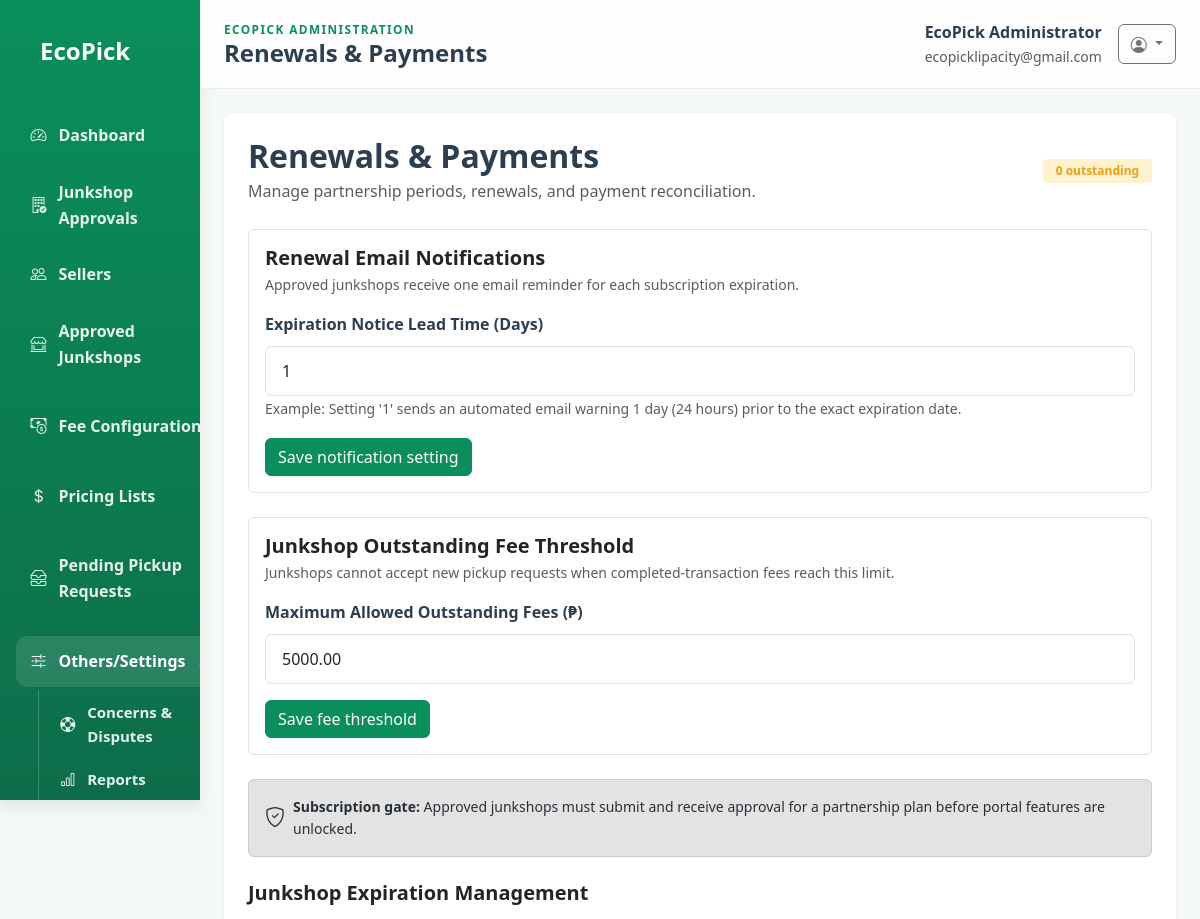
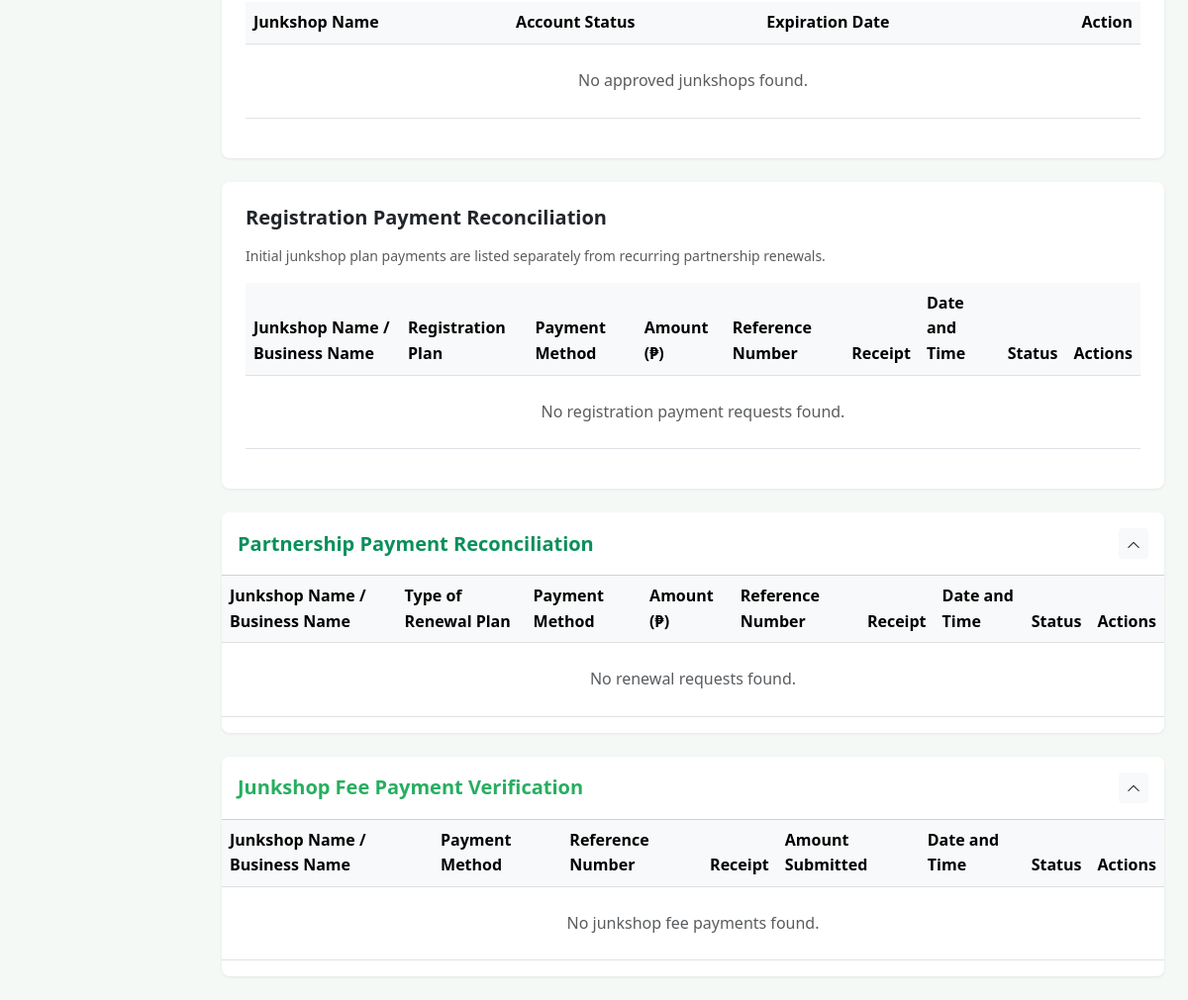
Page /admin-private-dnstl/partnership-payments.php (signed in) on the committed database (2 pictures, top to bottom).
### tables this page shows
CREATE TABLE IF NOT EXISTS fee_settings (
    id INT NOT NULL AUTO_INCREMENT,
    pickup_fee DECIMAL(10,2) NOT NULL DEFAULT 0.00,
    service_fee_percent DECIMAL(10,2) NOT NULL DEFAULT 0.00,
    commission_percent DECIMAL(10,2) NOT NULL DEFAULT 0.00,
    registration_fee DECIMAL(10,2) NOT NULL DEFAULT 0.00,
    renewal_fee_1_month DECIMAL(10,2) NOT NULL DEFAULT 0.00,
    renewal_fee_6_months DECIMAL(10,2) NOT NULL DEFAULT 0.00,
    renewal_fee_1_year DECIMAL(10,2) NOT NULL DEFAULT 0.00,
    expiration_notice_lead_days INT NOT NULL DEFAULT 1,
    concern_cooldown_hours INT NOT NULL DEFAULT 24,
    smtp_host VARCHAR(255) NOT NULL DEFAULT 'smtp.gmail.com',
    smtp_port INT NOT NULL DEFAULT 587,
    smtp_user VARCHAR(255) NULL DEFAULT NULL,
    smtp_pass VARCHAR(255) NULL DEFAULT NULL,
    smtp_encryption VARCHAR(10) NOT NULL DEFAULT 'tls',
    philsms_api_token TEXT NULL DEFAULT NULL,
    philsms_endpoint VARCHAR(255) NULL DEFAULT 'https://dashboard.philsms.com/api/v3/sms/send',
    philsms_sender_id VARCHAR(50) NULL DEFAULT 'PhilSMS',
    sms_enabled TINYINT(1) NOT NULL DEFAULT 1,
    created_at DATETIME NOT NULL DEFAULT CURRENT_TIMESTAMP,
    updated_at DATETIME NULL DEFAULT NULL ON UPDATE CURRENT_TIMESTAMP,
    PRIMARY KEY (id)
);

CREATE TABLE IF NOT EXISTS system_settings (
    id INT AUTO_INCREMENT PRIMARY KEY,
    setting_key VARCHAR(100) NOT NULL UNIQUE,
    setting_value TEXT NOT NULL,
    updated_at TIMESTAMP DEFAULT CURRENT_TIMESTAMP ON UPDATE CURRENT_TIMESTAMP
);

### admin-private-dnstl/renewals_payments.php (the view, shortened to what the rows shown need)
<?php
require_once __DIR__ . '/../app/controllers/AdminFeatureController.php';
$controller = new AdminFeatureController();
$feeService = new JunkshopFeeService();
$loadRenewalData = static function (callable $loader, mixed $fallback) use (&$errorMessage): mixed {
    try {
        return $loader();
    } catch (PDOException $exception) {
        error_log('Renewals & Payments Error: ' . $exception->getMessage());
        $errorMessage = 'Unable to fetch some renewal records. Please ensure your db.sql schema is updated.';
        return $fallback;
    }
};
$renewalNoticeDays = $loadRenewalData(
    static fn (): int => $controller->getRenewalNoticeDays(),
    1
);
$maximumFeeThreshold = $loadRenewalData(
    static fn (): float => $feeService->getMaximumFeeThreshold(),
    5000.00
);
?>
<div class="card border-0 shadow-sm">
    <div class="card-body p-4">
        <div class="d-flex justify-content-between align-items-center mb-4">
            <div>
                <h2 class="fw-bold mb-1">Renewals &amp; Payments</h2>
            </div>
        </div>
        <div class="border rounded p-3 mb-4">
            <form method="post" class="js-loading-form">
                <div class="mb-3">
                    <label for="renewal_notice_days" class="form-label fw-bold">Expiration Notice Lead Time (Days)</label>
                    <input type="number" name="renewal_notice_days" id="renewal_notice_days" class="form-control" min="1" max="30" value="<?php echo (int) $renewalNoticeDays; ?>" required>
                    <small class="text-muted">Example: Setting '1' sends an automated email warning 1 day (24 hours) prior to the exact expiration date.</small>
                </div>
            </form>
        </div>
        <div class="border rounded p-3 mb-4">
            <form method="post" class="js-loading-form">
                <div class="mb-3">
                    <label for="max_junkshop_fee_threshold" class="form-label fw-bold">Maximum Allowed Outstanding Fees (₱)</label>
                    <input type="number" name="max_junkshop_fee_threshold" id="max_junkshop_fee_threshold" class="form-control" min="0" step="0.01" value="<?php echo number_format((float) $maximumFeeThreshold, 2, '.', ''); ?>" required>
                </div>
            </form>
        </div>
        <div class="table-responsive">
            <table class="table table-hover align-middle">
                <thead class="table-light"><tr><th>Junkshop Name</th><th>Account Status</th><th>Expiration Date</th><th class="text-end">Action</th></tr></thead>
            </table>
        </div>
    </div>
</div>
<div class="card border-0 shadow-sm mt-4"><div class="card-body p-4"><div class="table-responsive"><table class="table table-hover align-middle"><thead class="table-light"><tr><th>Junkshop Name / Business Name</th><th>Registration Plan</th><th>Payment Method</th><th>Amount (₱)</th><th>Reference Number</th><th>Receipt</th><th>Date and Time</th><th>Status</th><th>Actions</th></tr></thead></table></div></div></div>
<div class="card border-0 shadow-sm mt-4"><div class="card-body p-4"><div class="table-responsive"><table class="table table-hover align-middle"><thead class="table-light"><tr><th>Junkshop Name / Business Name</th><th>Type of Renewal Plan</th><th>Payment Method</th><th>Amount (₱)</th><th>Reference Number</th><th>Receipt</th><th>Date and Time</th><th>Status</th><th>Actions</th></tr></thead></table></div></div></div>
<div class="card border-0 shadow-sm mt-4"><div class="card-body p-4"><div class="table-responsive"><table class="table table-hover align-middle"><thead class="table-light"><tr><th>Junkshop Name / Business Name</th><th>Payment Method</th><th>Reference Number</th><th>Receipt</th><th>Amount Submitted</th><th>Date and Time</th><th>Status</th><th>Actions</th></tr></thead></table></div></div></div>
<?php $content = ob_get_clean(); require_once __DIR__ . '/../app/views/admin_dashboard_shell.php';

### rows in the picture
fee_settings: renewal_notice_days "1"
system_settings: max_junkshop_fee_threshold "5000.00"

### other values in the picture
Validator::escape($pageTitle ?? 'Dashboard') "Renewals & Payments"
Validator::escape($adminUserName) "EcoPick Administrator"
Validator::escape($adminUserEmail) "ecopicklipacity@gmail.com"
